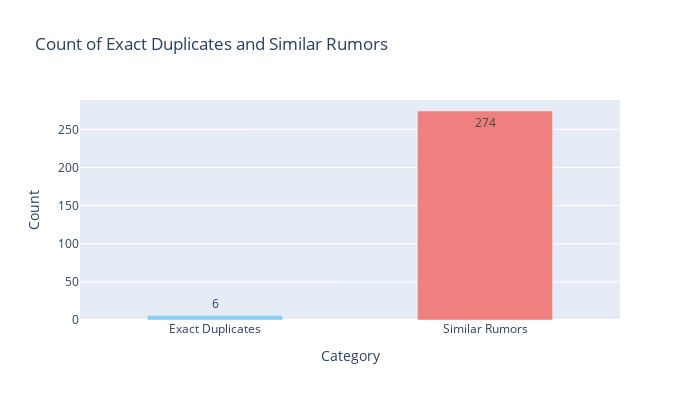

Notebook code for this chart:
### Code cell
import pandas as pd
from fuzzywuzzy import fuzz
from fuzzywuzzy import process

# Identify exact duplicates
exact_duplicates = rumor_data[rumor_data.duplicated(subset=['tweet_text'], keep=False)]

# Identify similar strings
def find_similar_rumors(df, threshold=80):
    similar_pairs = []
    for i, rumor in df.iterrows():
        # Compare each rumor to all other rumors
        matches = process.extract(rumor['tweet_text'], df['tweet_text'], scorer=fuzz.ratio)
        for match in matches:
            if match[1] >= threshold and rumor['tweet_text'] != match[0]:
                similar_pairs.append((rumor['tweet_text'], match[0], match[1]))
    return similar_pairs

similar_rumors = find_similar_rumors(rumor_data)

# Display results
print("Exact Duplicates:")
display(exact_duplicates)

#print("\nSimilar Rumors (with similarity score):")
#for pair in similar_rumors:
    #print(f"{pair[0]} <-> {pair[1]} : {pair[2]}")

# Visualizing counts
count_exact_duplicates = len(exact_duplicates)
count_similar_rumors = len(similar_rumors)

categories = ['Exact Duplicates', 'Similar Rumors']
counts = [count_exact_duplicates, count_similar_rumors]

fig = go.Figure()

fig.add_trace(go.Bar(
    x=categories,
    y=counts,
    text=counts,
    textposition='auto',
    marker=dict(color=['lightskyblue', 'lightcoral']),
    width=0.5
))

fig.update_layout(
    title='Count of Exact Duplicates and Similar Rumors',
    xaxis_title='Category',
    yaxis_title='Count',
    height=400,
    width=700
)

fig.show()

### Figure 1 — Plotly figure (JSON) as saved in the notebook; plotly's stock layout.template omitted (floating-point values rounded to 4 significant figures)
{"data": [{"marker": {"color": ["lightskyblue", "lightcoral"]}, "text": ["6", "274"], "textposition": "auto", "type": "bar", "width": 0.5, "x": ["Exact Duplicates", "Similar Rumors"], "y": [6, 274]}], "layout": {"height": 400, "title": {"text": "Count of Exact Duplicates and Similar Rumors"}, "width": 700, "xaxis": {"autorange": true, "range": [-0.5, 1.5], "title": {"text": "Category"}, "type": "category"}, "yaxis": {"autorange": true, "range": [0, 288.4], "title": {"text": "Count"}, "type": "linear"}}}
